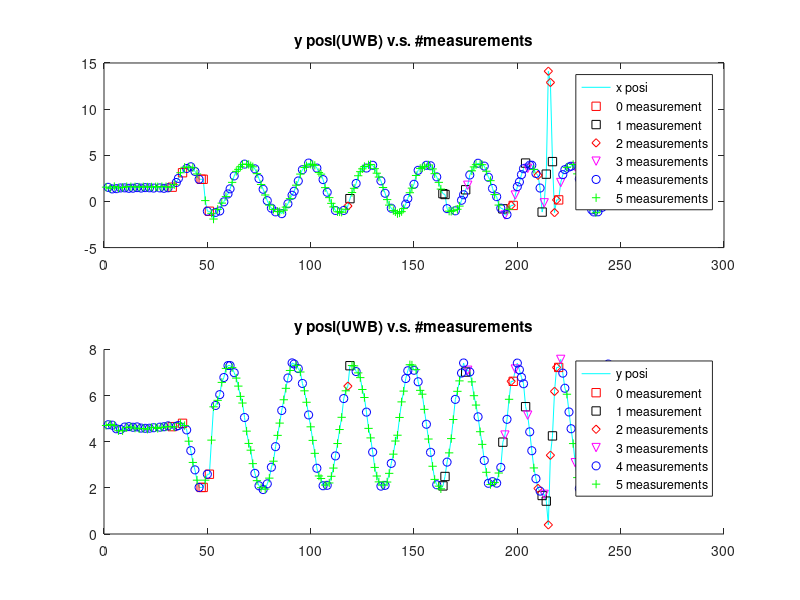
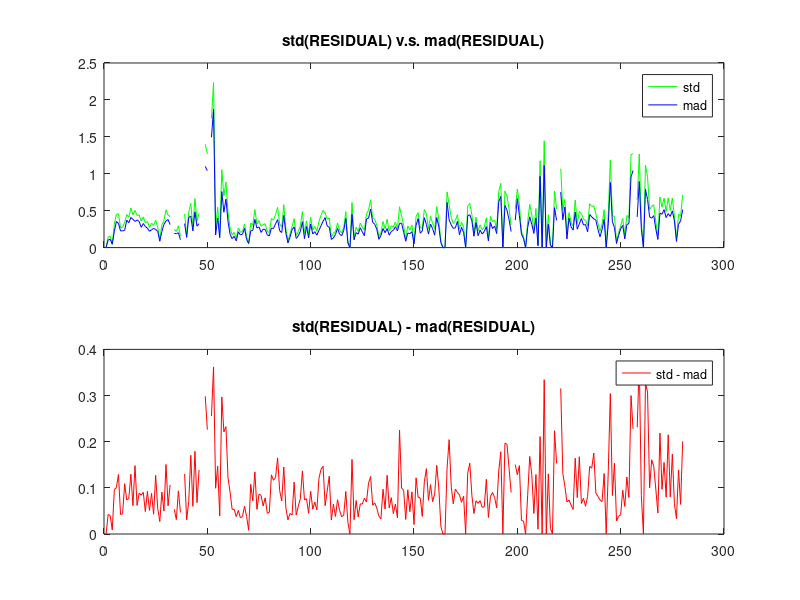

Here is the MATLAB script that generated these plots, in order: (Note: this script raises an error after producing the figures.)
experNum= 4;

switch experNum
    case 4
        X_ekf_output = importdata('exper4/estimated_posi_with_timeSt_EKF_experi4_0.8_1.mat');
        RESIDUAL = importdata('exper4/exper4_RESIDUIAL_0.8_1.mat');
    case 6
        RESIDUAL = importdata('exper4/exper&_RESIDUIAL.mat');
    otherwise
        error('---------------!!!!!-------experNum not correct. not such file')
end

num_meas_each_time = sum(~isnan(RESIDUAL'), 2);
index_0_meas = find(num_meas_each_time==0);
index_1_meas = find(num_meas_each_time==1);
index_2_meas = find(num_meas_each_time==2);
index_3_meas = find(num_meas_each_time==3);
index_4_meas = find(num_meas_each_time==4);
index_5_meas = find(num_meas_each_time==5);

figure;
subplot(2,1,1)

plot(X_ekf_output(1,:), 'c');
hold on;
plot(index_0_meas, X_ekf_output(1, index_0_meas),'sr');
plot(index_1_meas, X_ekf_output(1, index_1_meas),'sk');
plot(index_2_meas, X_ekf_output(1, index_2_meas),'dr');
plot(index_3_meas, X_ekf_output(1, index_3_meas),'vm');
plot(index_4_meas, X_ekf_output(1, index_4_meas),'ob');
plot(index_5_meas, X_ekf_output(1, index_5_meas),'+g');
legend('x posi', '0 measurement', '1 measurement', '2 measurements', '3 measurements', '4 measurements', '5 measurements');
title('y posi(UWB) v.s. #measurements');
subplot(2,1,2)
hold on;
plot(X_ekf_output(2,:), 'c');
plot(index_0_meas, X_ekf_output(2, index_0_meas),'sr');
plot(index_1_meas, X_ekf_output(2, index_1_meas),'sk');
plot(index_2_meas, X_ekf_output(2, index_2_meas),'dr');
plot(index_3_meas, X_ekf_output(2, index_3_meas),'vm');
plot(index_4_meas, X_ekf_output(2, index_4_meas),'ob');
plot(index_5_meas, X_ekf_output(2, index_5_meas),'+g');
legend('y posi', '0 measurement', '1 measurement', '2 measurements', '3 measurements', '4 measurements', '5 measurements');
title('y posi(UWB) v.s. #measurements');

leng_RESIDUAL = length(RESIDUAL);
std_RESIDUAL = zeros(leng_RESIDUAL,1);
mad_RESIDUAL = zeros(leng_RESIDUAL,1);
for i=1:length(RESIDUAL)
    tmp = RESIDUAL(:,i);
    tmp(isnan(tmp))=[];
    std_RESIDUAL(i) = std(tmp);
    mad_RESIDUAL(i) = mad(tmp);
end
figure;
subplot(2,1,1)
plot(std_RESIDUAL, '-g');
hold on;
plot(mad_RESIDUAL, '-b');
title('std(RESIDUAL) v.s. mad(RESIDUAL)');
legend('std', 'mad');
subplot(2,1,2);
plot(std_RESIDUAL - mad_RESIDUAL, '-r');
legend('std - mad');
title('std(RESIDUAL) - mad(RESIDUAL)');

figure;
plot(measurements);
legend('node2', 'node3', 'node1', 'node5', 'node6');


%{
experNum= 6;

switch experNum
    case 4
        X_ekf_output = importdata('../estimated_posi_with_timeSt_EKF_experi4.mat');
        measurements_t = importdata('../data_t_dist_p4_circle_t.mat');
    case 6
        X_ekf_output = importdata('../estimated_posi_with_timeSt_EKF_experi6.mat');
        measurements_t = importdata('../data_t_dist_p6_acht_slow_t.mat');
    otherwise
        error('---------------!!!!!-------experNum not correct. not such file')
end
measurements = measurements_t(:,2:end);
num_meas_each_time = sum(~isnan(measurements), 2);
index_0_meas = find(num_meas_each_time==0);
index_1_meas = find(num_meas_each_time==1);
index_2_meas = find(num_meas_each_time==2);
index_3_meas = find(num_meas_each_time==3);
index_4_meas = find(num_meas_each_time==4);
index_5_meas = find(num_meas_each_time==5);

figure;
subplot(2,1,1)

plot(X_ekf_output(1,:), 'c');
hold on;
plot(index_0_meas, X_ekf_output(1, index_0_meas),'sr');
plot(index_1_meas, X_ekf_output(1, index_1_meas),'sk');
plot(index_2_meas, X_ekf_output(1, index_2_meas),'dr');
plot(index_3_meas, X_ekf_output(1, index_3_meas),'vm');
plot(index_4_meas, X_ekf_output(1, index_4_meas),'ob');
plot(index_5_meas, X_ekf_output(1, index_5_meas),'+g');
legend('x posi', '0 measurement', '1 measurement', '2 measurements', '3 measurements', '4 measurements', '5 measurements');
title('y posi(UWB) v.s. #measurements');
subplot(2,1,2)
hold on;
plot(X_ekf_output(2,:), 'c');
plot(index_0_meas, X_ekf_output(2, index_0_meas),'sr');
plot(index_1_meas, X_ekf_output(2, index_1_meas),'sk');
plot(index_2_meas, X_ekf_output(2, index_2_meas),'dr');
plot(index_3_meas, X_ekf_output(2, index_3_meas),'vm');
plot(index_4_meas, X_ekf_output(2, index_4_meas),'ob');
plot(index_5_meas, X_ekf_output(2, index_5_meas),'+g');
legend('y posi', '0 measurement', '1 measurement', '2 measurements', '3 measurements', '4 measurements', '5 measurements');
title('y posi(UWB) v.s. #measurements');

leng_meas = length(measurements);
std_measure = zeros(leng_meas,1);
mad_measuer = zeros(leng_meas,1);
for i=1:leng_meas
    tmp = measurements(i,:);
    tmp(isnan(tmp))=[];
    std_measure(i) = std(tmp,[],2);
    mad_measuer(i) = mad(tmp,[],2);
end
figure;
subplot(2,1,1)
plot(std_measure, '-g');
hold on;
plot(mad_measuer, '-b');
title('std(measurements) v.s. mad(measurements)');
legend('std', 'mad');
subplot(2,1,2);
plot(std_measure - mad_measuer, '-r');
legend('std - mad');
title('std(measurements) - mad(measurements)');

figure;
plot(measurements);
legend('node2', 'node3', 'node1', 'node5', 'node6');

% n = length(measurements);
% figure;hold on;
% adj = 5;
% sds = 2.3;
% [y,i,xmedian,xsigma] = hampel(measurements(:,1), adj, sds); %x_p(2,2), (y_p,3,0.9)
% plot([1;1]*xmedian'+sds*[-1;1]*xsigma');
% plot(find(i),dist(i),'sk');
%}